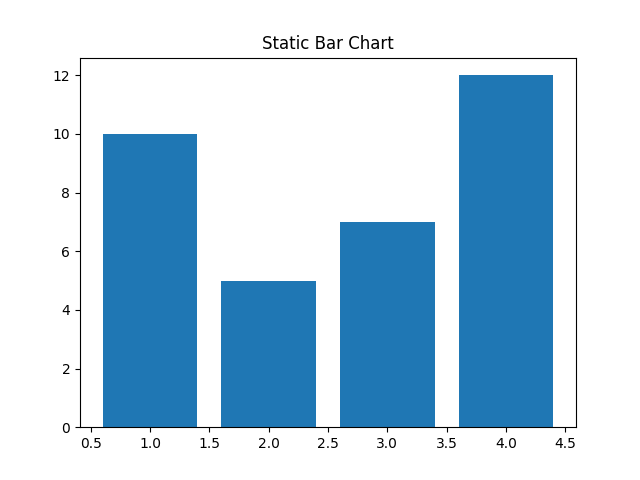

Write Python code to recreate this figure.
import matplotlib.pyplot as plt

x = [1, 2, 3, 4]
y = [10, 5, 7, 12]

plt.bar(x, y)
plt.title("Static Bar Chart")

import matplotlib.pyplot as plt
plt.savefig('/Users/aryan/Desktop/lang-vis-project/backend/tmp/3ebc6421-11bd-4744-924d-cfea47292644.png')